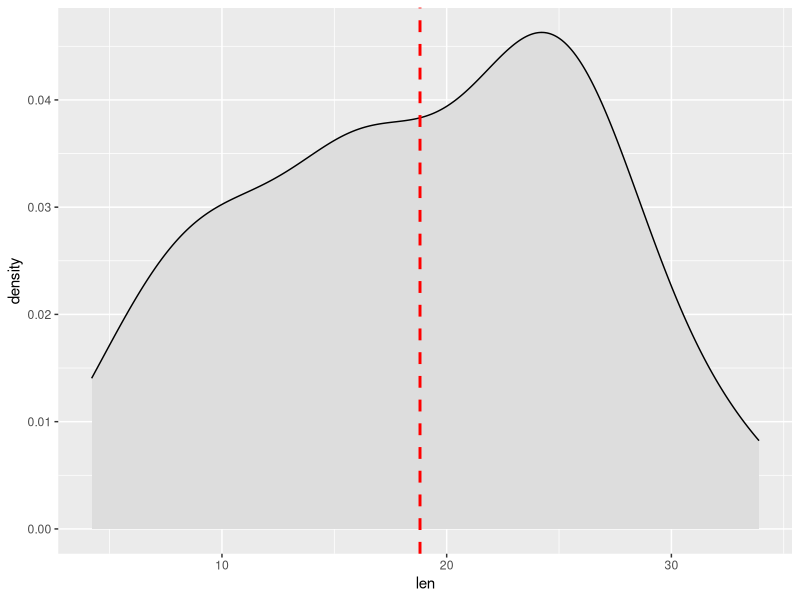
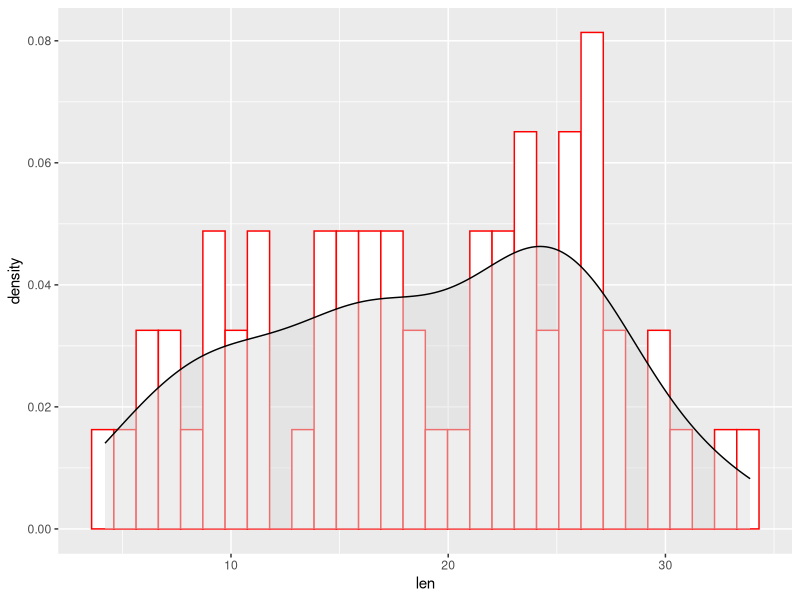
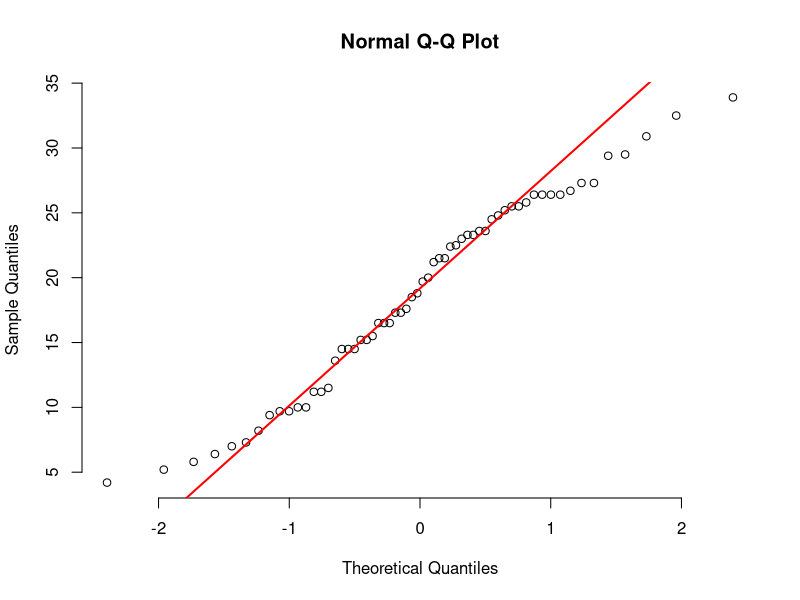
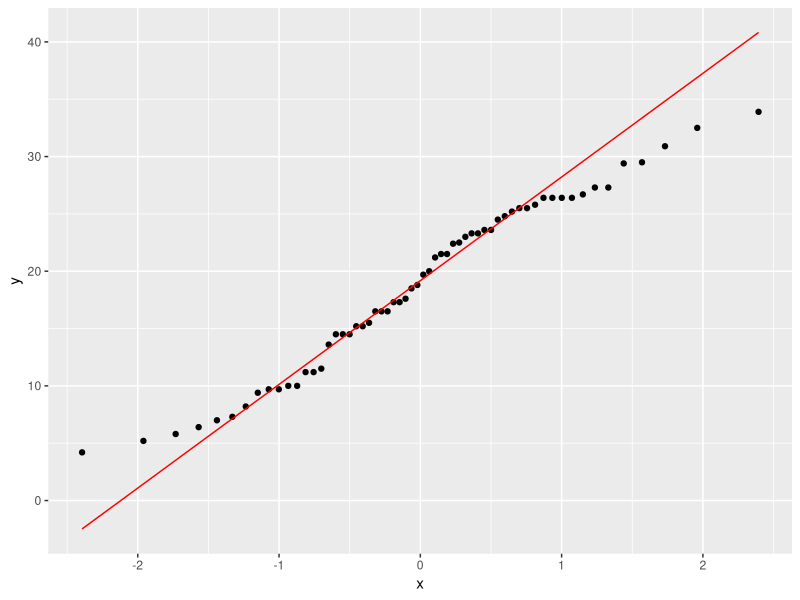
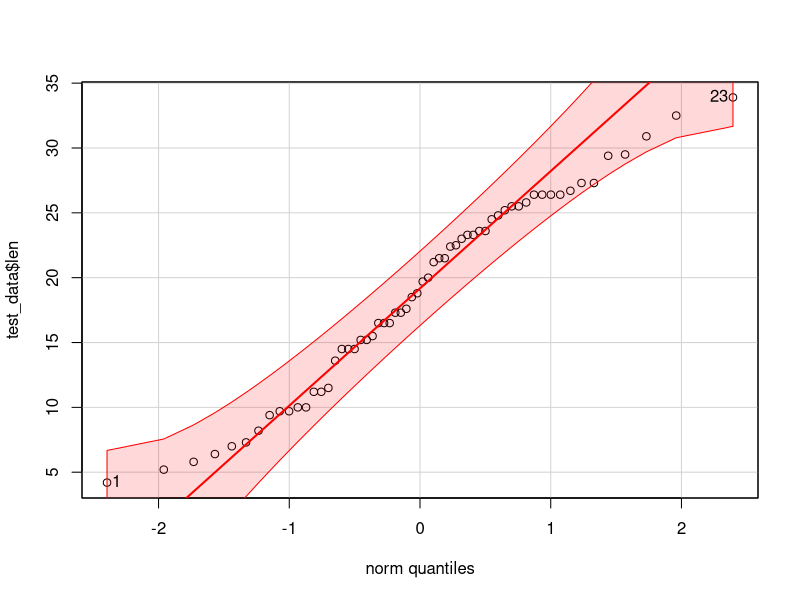
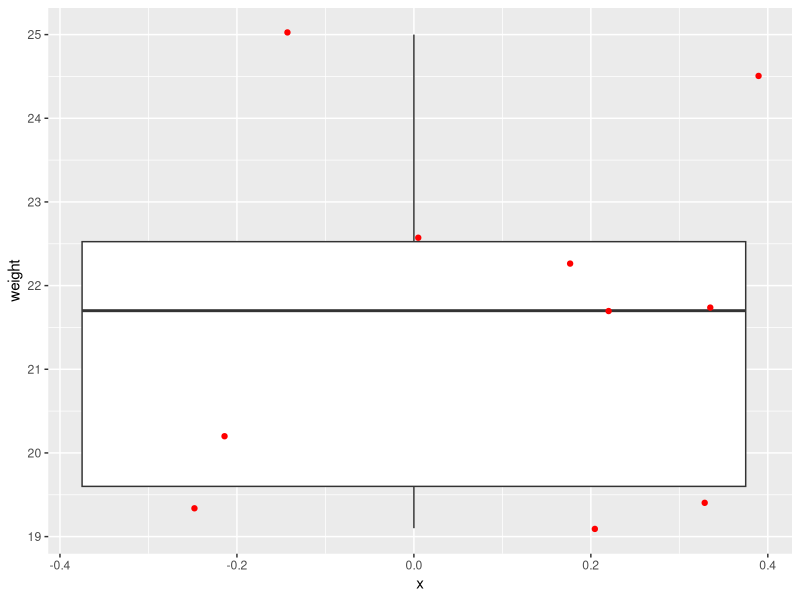
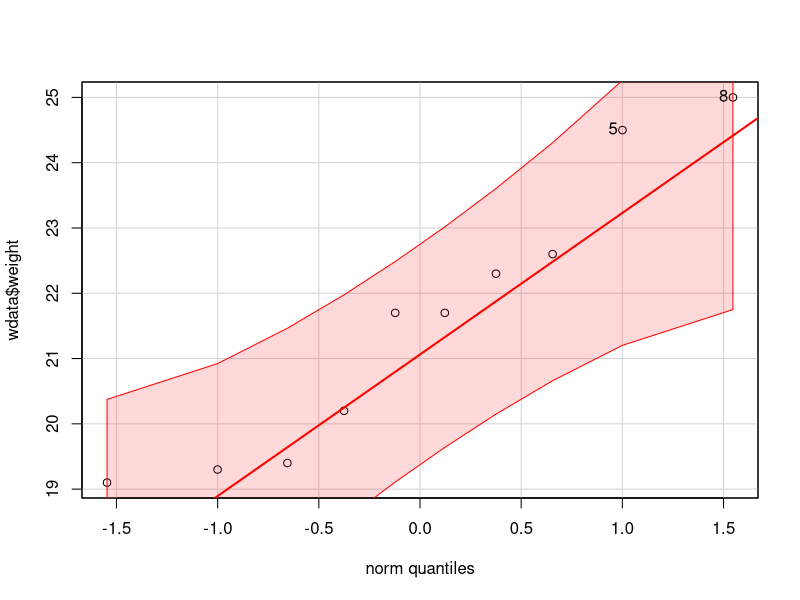
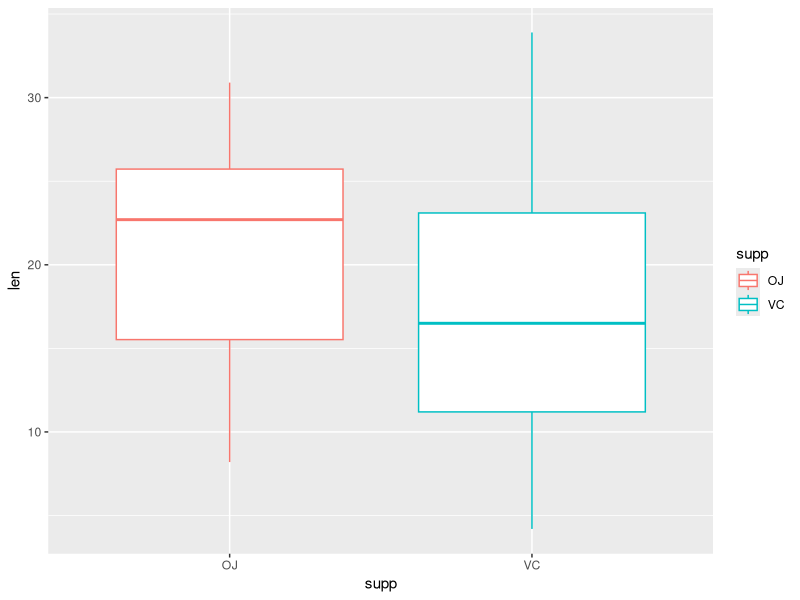

Write the R code that produced these figures, in order.
## ---- chunk 1
knitr::opts_chunk$set(echo = TRUE)
## ---- chunk 2
data("iris")
head(iris)
data("ToothGrowth")
head(ToothGrowth)
data("PlantGrowth")
head(PlantGrowth)
## ---- chunk 3
# Store the data in the variable test_data
test_data <- ToothGrowth
set.seed(123456)
dplyr::sample_n(test_data, 10)
library(ggplot2)
# Basic density plot
p <- ggplot(test_data, aes(x=len)) + geom_density(color='black', fill='#dddddd')+
  geom_vline(aes(xintercept=mean(len)), color="red", linetype="dashed", size=1)
p
ggplot(test_data, aes(x=len)) +
geom_histogram(aes(y=..density..), colour="red", fill="white")+
geom_density(alpha=.5, fill="#dddddd")
## Base R function
qqnorm(test_data$len, frame = FALSE)
qqline(test_data$len, col = "red", lwd = 2)
p <- ggplot(test_data, aes(sample = len)) +
stat_qq() + stat_qq_line(color='red')
print(p)
library("car")
out <- qqPlot(test_data$len, col.lines = 'red')
## ---- chunk 4
shapiro.test(test_data$len)
# Generate some random data
set.seed(123456)
wdata <- data.frame(
name = paste0(rep("M_", 10), 1:10),
weight = round(rnorm(10, 20, 2), 1)
)
# the first 6 rows of the data
head(wdata)
# Statistical summaries of weight
summary(wdata$weight)
# Visualize your data using box plots
ggplot(wdata, aes(y=weight)) + geom_boxplot() + geom_jitter(aes(x=0), color='red')
# Visual inspection of the data normality using Q-Q plots
out <- qqPlot(wdata$weight, col.lines = 'red')
## ---- chunk 5
# One-sample t-test
res <- t.test(wdata$weight, mu = 25)
# Printing the results
res
t.test(wdata$weight, mu = 25, alternative = "less")
t.test(wdata$weight, mu = 25, alternative = "greater")
# printing the p-value
res$p.value
# printing the mean
res$estimate
# printing the confidence interval
res$conf.int
## ---- chunk 6
# F-test
res.ftest <- var.test(len ~ supp, data = test_data)
res.ftest
# ratio of variances
res.ftest$estimate
# p-value of the test
res.ftest$p.value
## ---- chunk 7
# Visualize your data using box plots by group
ggplot(test_data, aes(x=supp, y=len, color=supp)) + geom_boxplot()
# Shapiro-Wilk normality test for OJ
with(test_data, shapiro.test(len[supp == "OJ"]))
# Shapiro-Wilk normality test for OJ
with(test_data, shapiro.test(len[supp == "OJ"]))
res.ftest <- var.test(len ~ supp, data = test_data)
res.ftest
res.ftest <- var.test(len ~ supp, data = test_data)
res.ftest
t.test(len ~ supp, data = test_data,
var.equal = TRUE, alternative = "less")
t.test(len ~ supp, data = test_data,
var.equal = TRUE, alternative = "greater")
## ---- chunk 8
library(dplyr)
species <- levels(iris$Species)
out <- data.frame()
cmps <- combn(species, 2)
for(i in 1:ncol(cmps)){
  cmp <- cmps[,i]
  test_data <- iris %>% filter(Species %in% cmp) %>% select(Species,Sepal.Length)
  pvals <- c()
  for(s in cmp){
    x <- test_data[test_data$Species == s, 'Sepal.Length']
    test <- shapiro.test(x)
    ## print(test$p.value)
    pvals <- c(pvals, test$p.value)
  }
  if(all(pvals > 0.05)){
    test <- t.test(Sepal.Length ~ Species, data=test_data)
  }
}
